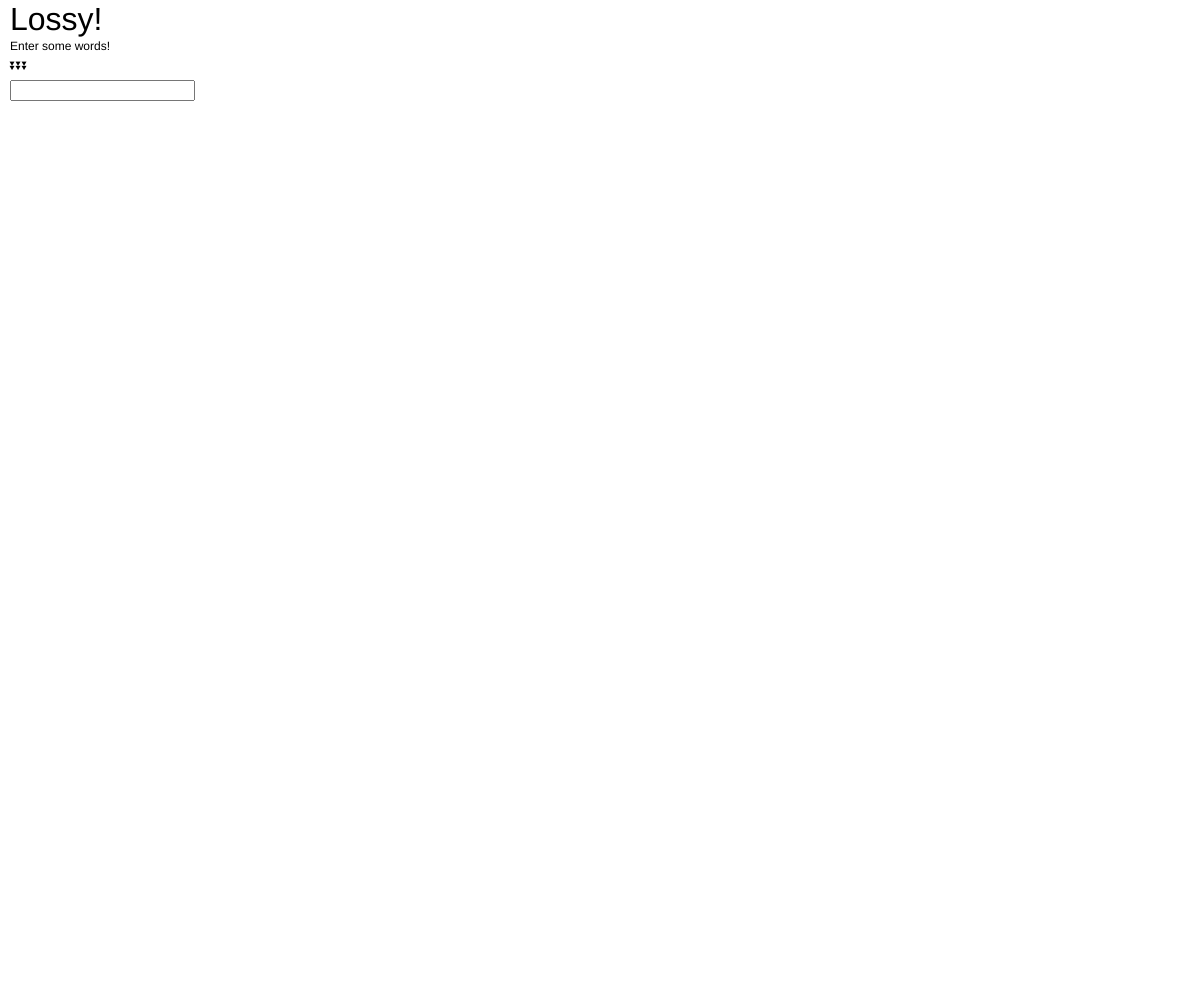
Frame 1 (no input)
Frame 60 (no input): identical to frame 1, image omitted
Frame 120 (the mouse pressed at the canvas centre since frame 60): identical to frame 1, image omitted

The p5.js sketch that drew this single still picture (run headless with seeded random() and noise() and a simulated clock; from frame 60 on, the mouse is pressed at the canvas centre):

// p5.js sketch
// ── sketch.js
var input, button, greeting;

function setup() {
    createCanvas(windowWidth, windowHeight)

    input = createInput()
    input.position(10, 80)
        // button = createButton('pluralize');
        // button.position(150, 70);
}

function draw() {

    background('white')
    fill('black')
    textSize(32)
    text("Lossy!", 10, 30)
    textSize(12)
    text("Enter some words!", 10, 50)
    text("⏬⏬⏬", 10, 70)
    var noun = input.value();
    textSize(72)
    noun = noun.replace(/a/g, "").replace(/e/g,"").replace(/i/g,"").replace(/o/g,"").replace(/u/g,"");
    
   text(noun,0,windowHeight/2)
  
}

function pluralize() {

}
